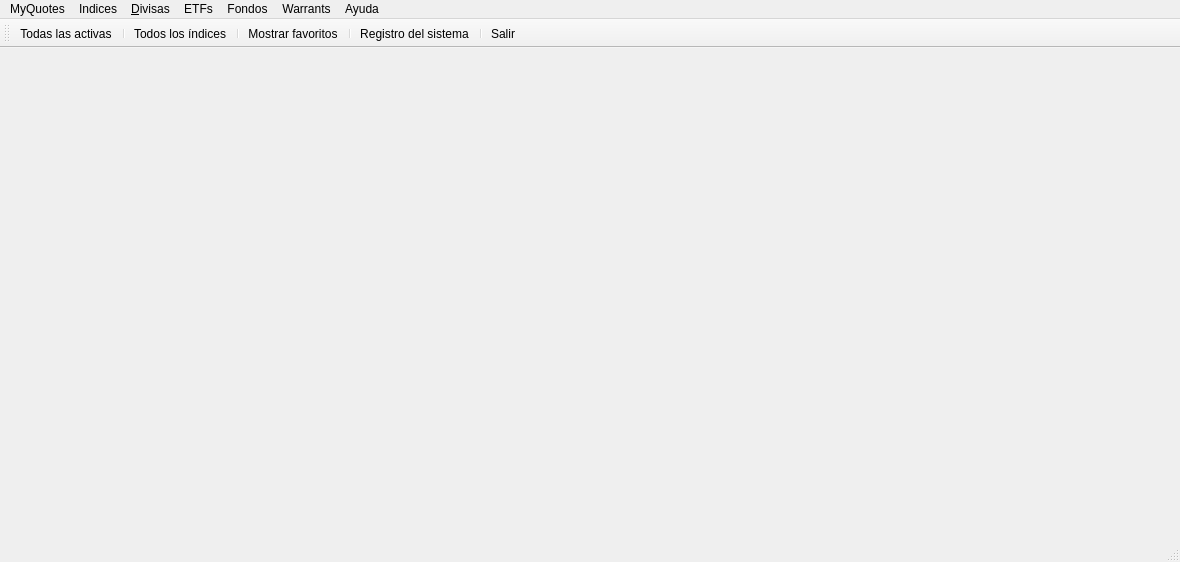
<?xml version="1.0" encoding="UTF-8"?>
<ui version="4.0">
 <author>Mariano Muñoz</author>
 <class>frmMain2</class>
 <widget class="QMainWindow" name="frmMain2">
  <property name="geometry">
   <rect>
    <x>0</x>
    <y>0</y>
    <width>1180</width>
    <height>562</height>
   </rect>
  </property>
  <property name="sizePolicy">
   <sizepolicy hsizetype="Expanding" vsizetype="Expanding">
    <horstretch>0</horstretch>
    <verstretch>0</verstretch>
   </sizepolicy>
  </property>
  <property name="cursor">
   <cursorShape>PointingHandCursor</cursorShape>
  </property>
  <property name="windowIcon">
   <iconset resource="../images/xulpymoney.qrc">
    <normaloff>:/xulpymoney/kmplot.jpg</normaloff>:/xulpymoney/kmplot.jpg</iconset>
  </property>
  <widget class="QWidget" name="central">
   <property name="enabled">
    <bool>true</bool>
   </property>
   <property name="sizePolicy">
    <sizepolicy hsizetype="Expanding" vsizetype="Expanding">
     <horstretch>0</horstretch>
     <verstretch>0</verstretch>
    </sizepolicy>
   </property>
   <layout class="QHBoxLayout" name="horizontalLayout">
    <item>
     <layout class="QVBoxLayout" name="layout"/>
    </item>
   </layout>
  </widget>
  <widget class="QMenuBar" name="menuBar">
   <property name="geometry">
    <rect>
     <x>0</x>
     <y>0</y>
     <width>1180</width>
     <height>25</height>
    </rect>
   </property>
   <widget class="QMenu" name="menuAyuda">
    <property name="title">
     <string>MyQuotes</string>
    </property>
    <widget class="QMenu" name="menuMantenimiento">
     <property name="title">
      <string>Informes</string>
     </property>
     <addaction name="actionDividendos"/>
     <addaction name="actionInversionesManual"/>
     <addaction name="actionInversionesDesaparecidas"/>
     <addaction name="actionInversionesSinActualizar"/>
     <addaction name="actionInversionesSinActualizarHistoricos"/>
     <addaction name="actionInversionesSinISIN"/>
     <addaction name="actionInversionesSinNombre"/>
    </widget>
    <addaction name="actionActive"/>
    <addaction name="separator"/>
    <addaction name="actionLog"/>
    <addaction name="separator"/>
    <addaction name="actionImportar"/>
    <addaction name="actionExportar"/>
    <addaction name="separator"/>
    <addaction name="menuMantenimiento"/>
    <addaction name="separator"/>
    <addaction name="actionSalir"/>
   </widget>
   <widget class="QMenu" name="menuIndices">
    <property name="title">
     <string>Indices</string>
    </property>
    <addaction name="actionCAC40"/>
    <addaction name="actionEurostoxx50"/>
    <addaction name="actionIbex35"/>
    <addaction name="actionMC"/>
    <addaction name="actionNasdaq100"/>
    <addaction name="actionSP500"/>
    <addaction name="actionXetra"/>
    <addaction name="separator"/>
    <addaction name="actionIndexes"/>
   </widget>
   <widget class="QMenu" name="menuFondos">
    <property name="title">
     <string>Fondos</string>
    </property>
    <widget class="QMenu" name="menuFrancia">
     <property name="title">
      <string>Francia</string>
     </property>
     <addaction name="actionGestoraCarmignac"/>
    </widget>
    <widget class="QMenu" name="menuEspa_a">
     <property name="title">
      <string>España</string>
     </property>
     <addaction name="actionGestoraAG"/>
     <addaction name="actionGestoraAhorroCorporation"/>
     <addaction name="actionGestoraAllianz"/>
     <addaction name="actionGestoraAlphaPlus"/>
     <addaction name="actionGestoraAmistra"/>
     <addaction name="actionGestoraAmundi"/>
     <addaction name="actionGestoraAtlasCapital"/>
     <addaction name="actionGestoraAviva"/>
     <addaction name="actionGestoraBancaja"/>
     <addaction name="actionGestoraBankinter"/>
     <addaction name="actionGestoraBankoa"/>
     <addaction name="actionGestoraBankpyme"/>
     <addaction name="actionGestoraBansabadell"/>
     <addaction name="actionGestoraBarclaysES"/>
     <addaction name="actionGestoraBBK"/>
     <addaction name="actionGestoraBBVA"/>
     <addaction name="actionGestoraGESMADRID"/>
     <addaction name="actionGestoraIbercaja"/>
     <addaction name="actionGestoraRenta4"/>
    </widget>
    <addaction name="menuEspa_a"/>
    <addaction name="menuFrancia"/>
    <addaction name="separator"/>
    <addaction name="actionFondos"/>
   </widget>
   <widget class="QMenu" name="menuETFs">
    <property name="title">
     <string>ETFs</string>
    </property>
    <addaction name="actionETF"/>
   </widget>
   <widget class="QMenu" name="menuWarrants">
    <property name="title">
     <string>Warrants</string>
    </property>
    <widget class="QMenu" name="menuFrancia_2">
     <property name="title">
      <string>Francia</string>
     </property>
     <widget class="QMenu" name="menuSociete_Generale">
      <property name="title">
       <string>Societe Generale</string>
      </property>
      <addaction name="actionSGWTurbo"/>
      <addaction name="actionSGWInline"/>
     </widget>
     <addaction name="menuSociete_Generale"/>
    </widget>
    <addaction name="menuFrancia_2"/>
    <addaction name="separator"/>
   </widget>
   <widget class="QMenu" name="menu_Divisas">
    <property name="title">
     <string>&amp;Divisas</string>
    </property>
    <addaction name="actionDivisas"/>
   </widget>
   <widget class="QMenu" name="menuMyQuotes">
    <property name="title">
     <string>Ayuda</string>
    </property>
    <addaction name="actionAcercaDe"/>
   </widget>
   <addaction name="menuAyuda"/>
   <addaction name="menuIndices"/>
   <addaction name="menu_Divisas"/>
   <addaction name="menuETFs"/>
   <addaction name="menuFondos"/>
   <addaction name="menuWarrants"/>
   <addaction name="menuMyQuotes"/>
  </widget>
  <widget class="QToolBar" name="toolBar">
   <property name="windowTitle">
    <string>toolBar</string>
   </property>
   <property name="iconSize">
    <size>
     <width>48</width>
     <height>33</height>
    </size>
   </property>
   <property name="toolButtonStyle">
    <enum>Qt::ToolButtonTextUnderIcon</enum>
   </property>
   <attribute name="toolBarArea">
    <enum>TopToolBarArea</enum>
   </attribute>
   <attribute name="toolBarBreak">
    <bool>false</bool>
   </attribute>
   <addaction name="actionActive"/>
   <addaction name="separator"/>
   <addaction name="actionIndexes"/>
   <addaction name="separator"/>
   <addaction name="actionFavoritos"/>
   <addaction name="separator"/>
   <addaction name="actionLog"/>
   <addaction name="separator"/>
   <addaction name="actionSalir"/>
  </widget>
  <widget class="QStatusBar" name="status"/>
  <action name="actionSalir">
   <property name="icon">
    <iconset resource="../images/xulpymoney.qrc">
     <normaloff>:/xulpymoney/exit.png</normaloff>:/xulpymoney/exit.png</iconset>
   </property>
   <property name="text">
    <string>S&amp;alir</string>
   </property>
  </action>
  <action name="actionAcercaDe">
   <property name="icon">
    <iconset resource="../images/xulpymoney.qrc">
     <normaloff>:/xulpymoney/kmplot.jpg</normaloff>:/xulpymoney/kmplot.jpg</iconset>
   </property>
   <property name="text">
    <string>&amp;Acerca de</string>
   </property>
  </action>
  <action name="actionInversionesSinISIN">
   <property name="icon">
    <iconset>
     <normaloff>:/images/configure.png</normaloff>:/images/configure.png</iconset>
   </property>
   <property name="text">
    <string>Inversiones sin ISIN</string>
   </property>
   <property name="toolTip">
    <string>Inversiones sin ISIN</string>
   </property>
  </action>
  <action name="actionIndexes">
   <property name="icon">
    <iconset resource="../images/xulpymoney.qrc">
     <normaloff>:/xulpymoney/kmplot.jpg</normaloff>:/xulpymoney/kmplot.jpg</iconset>
   </property>
   <property name="text">
    <string>Todos los índices</string>
   </property>
  </action>
  <action name="actionFondos">
   <property name="icon">
    <iconset>
     <normaloff>:/images/document-preview.png</normaloff>:/images/document-preview.png</iconset>
   </property>
   <property name="text">
    <string>Todos los fondos</string>
   </property>
  </action>
  <action name="actionETF">
   <property name="icon">
    <iconset>
     <normaloff>:/images/kmplot.jpg</normaloff>:/images/kmplot.jpg</iconset>
   </property>
   <property name="text">
    <string>Todos los ETF</string>
   </property>
  </action>
  <action name="actionIbex35">
   <property name="icon">
    <iconset resource="../images/xulpymoney.qrc">
     <normaloff>:/countries/spain.gif</normaloff>:/countries/spain.gif</iconset>
   </property>
   <property name="text">
    <string>Ibex 35</string>
   </property>
  </action>
  <action name="actionEurostoxx50">
   <property name="icon">
    <iconset resource="../images/xulpymoney.qrc">
     <normaloff>:/countries/eu.gif</normaloff>:/countries/eu.gif</iconset>
   </property>
   <property name="text">
    <string>Eurostoxx 50</string>
   </property>
  </action>
  <action name="actionSP500">
   <property name="icon">
    <iconset resource="../images/xulpymoney.qrc">
     <normaloff>:/countries/usa.gif</normaloff>:/countries/usa.gif</iconset>
   </property>
   <property name="text">
    <string>S&amp;&amp;P 500</string>
   </property>
  </action>
  <action name="actionGestoraBankinter">
   <property name="icon">
    <iconset>
     <normaloff>:/images/spain.gif</normaloff>:/images/spain.gif</iconset>
   </property>
   <property name="text">
    <string>Gestora Bankinter</string>
   </property>
  </action>
  <action name="actionGestoraCarmignac">
   <property name="icon">
    <iconset>
     <normaloff>:/images/france.gif</normaloff>:/images/france.gif</iconset>
   </property>
   <property name="text">
    <string>Gestora Carmignac</string>
   </property>
  </action>
  <action name="actionCAC40">
   <property name="icon">
    <iconset>
     <normaloff>:/images/france.gif</normaloff>:/images/france.gif</iconset>
   </property>
   <property name="text">
    <string>CAC 40</string>
   </property>
  </action>
  <action name="actionNasdaq100">
   <property name="icon">
    <iconset>
     <normaloff>:/images/usa.gif</normaloff>:/images/usa.gif</iconset>
   </property>
   <property name="text">
    <string>Nasdaq 100</string>
   </property>
  </action>
  <action name="actionMC">
   <property name="icon">
    <iconset>
     <normaloff>:/images/spain.gif</normaloff>:/images/spain.gif</iconset>
   </property>
   <property name="text">
    <string>Mercado Continuo</string>
   </property>
  </action>
  <action name="actionXetra">
   <property name="icon">
    <iconset>
     <normaloff>:/images/germany.gif</normaloff>:/images/germany.gif</iconset>
   </property>
   <property name="text">
    <string>Xetra</string>
   </property>
  </action>
  <action name="actionGestoraAhorroCorporation">
   <property name="icon">
    <iconset>
     <normaloff>:/images/spain.gif</normaloff>:/images/spain.gif</iconset>
   </property>
   <property name="text">
    <string>Gestora Ahorro Corporación</string>
   </property>
   <property name="toolTip">
    <string>Gestora Ahorro Corporación</string>
   </property>
  </action>
  <action name="actionGestoraAG">
   <property name="icon">
    <iconset>
     <normaloff>:/images/spain.gif</normaloff>:/images/spain.gif</iconset>
   </property>
   <property name="text">
    <string>Gestora A &amp;&amp; G</string>
   </property>
   <property name="toolTip">
    <string>Gestora A &amp;&amp; G</string>
   </property>
  </action>
  <action name="actionGestoraAllianz">
   <property name="icon">
    <iconset>
     <normaloff>:/images/spain.gif</normaloff>:/images/spain.gif</iconset>
   </property>
   <property name="text">
    <string>Gestora Allianz</string>
   </property>
   <property name="toolTip">
    <string>Gestora Allianz</string>
   </property>
  </action>
  <action name="actionGestoraGESMADRID">
   <property name="icon">
    <iconset>
     <normaloff>:/images/spain.gif</normaloff>:/images/spain.gif</iconset>
   </property>
   <property name="text">
    <string>Gestora GESMADRID</string>
   </property>
   <property name="toolTip">
    <string>Gestora GESMADRID</string>
   </property>
  </action>
  <action name="actionGestoraIbercaja">
   <property name="icon">
    <iconset>
     <normaloff>:/images/spain.gif</normaloff>:/images/spain.gif</iconset>
   </property>
   <property name="text">
    <string>Gestora Ibercaja Gestión</string>
   </property>
   <property name="toolTip">
    <string>Gestora Ibercaja Gestión</string>
   </property>
  </action>
  <action name="actionGestoraRenta4">
   <property name="icon">
    <iconset>
     <normaloff>:/images/spain.gif</normaloff>:/images/spain.gif</iconset>
   </property>
   <property name="text">
    <string>Gestora Renta 4</string>
   </property>
   <property name="toolTip">
    <string>Gestora Renta 4</string>
   </property>
  </action>
  <action name="actionInversionesSinNombre">
   <property name="icon">
    <iconset>
     <normaloff>:/images/configure.png</normaloff>:/images/configure.png</iconset>
   </property>
   <property name="text">
    <string>Inversiones sin nombre</string>
   </property>
   <property name="toolTip">
    <string>Inversiones sin nombre</string>
   </property>
  </action>
  <action name="actionGestoraBancaja">
   <property name="icon">
    <iconset>
     <normaloff>:/images/spain.gif</normaloff>:/images/spain.gif</iconset>
   </property>
   <property name="text">
    <string>Gestora Bancaja Fondos</string>
   </property>
   <property name="toolTip">
    <string>Gestora Bancaja Fondos</string>
   </property>
  </action>
  <action name="actionGestoraBBK">
   <property name="icon">
    <iconset>
     <normaloff>:/images/spain.gif</normaloff>:/images/spain.gif</iconset>
   </property>
   <property name="text">
    <string>Gestora BBK Gestión</string>
   </property>
   <property name="toolTip">
    <string>Gestora BBK Gestión</string>
   </property>
  </action>
  <action name="actionGestoraBBVA">
   <property name="icon">
    <iconset>
     <normaloff>:/images/spain.gif</normaloff>:/images/spain.gif</iconset>
   </property>
   <property name="text">
    <string>Gestora BBVA Asset Manager</string>
   </property>
   <property name="toolTip">
    <string>Gestora BBVA Asset Manager</string>
   </property>
  </action>
  <action name="actionGestoraAlphaPlus">
   <property name="icon">
    <iconset>
     <normaloff>:/images/spain.gif</normaloff>:/images/spain.gif</iconset>
   </property>
   <property name="text">
    <string>Gestora Alpha Plus</string>
   </property>
   <property name="toolTip">
    <string>Gestora Alpha Plus</string>
   </property>
  </action>
  <action name="actionGestoraAmistra">
   <property name="icon">
    <iconset>
     <normaloff>:/images/spain.gif</normaloff>:/images/spain.gif</iconset>
   </property>
   <property name="text">
    <string>Gestora Amistra SGIIC</string>
   </property>
   <property name="toolTip">
    <string>Gestora Amistra SGIIC</string>
   </property>
  </action>
  <action name="actionGestoraAmundi">
   <property name="icon">
    <iconset>
     <normaloff>:/images/spain.gif</normaloff>:/images/spain.gif</iconset>
   </property>
   <property name="text">
    <string>Gestora Amundi Iberia SGIIC</string>
   </property>
   <property name="toolTip">
    <string>Gestora Amundi Iberia SGIIC</string>
   </property>
  </action>
  <action name="actionGestoraAtlasCapital">
   <property name="icon">
    <iconset>
     <normaloff>:/images/spain.gif</normaloff>:/images/spain.gif</iconset>
   </property>
   <property name="text">
    <string>Gestora Atlas Capital</string>
   </property>
   <property name="toolTip">
    <string>Gestora Atlas Capital</string>
   </property>
  </action>
  <action name="actionInversionesSinActualizar">
   <property name="icon">
    <iconset>
     <normaloff>:/images/configure.png</normaloff>:/images/configure.png</iconset>
   </property>
   <property name="text">
    <string>Inversiones sin actualizar</string>
   </property>
   <property name="toolTip">
    <string>Inversiones sin actualizar</string>
   </property>
  </action>
  <action name="actionGestoraAviva">
   <property name="icon">
    <iconset>
     <normaloff>:/images/spain.gif</normaloff>:/images/spain.gif</iconset>
   </property>
   <property name="text">
    <string>Gestora Aviva Gestión</string>
   </property>
   <property name="toolTip">
    <string>Gestora Aviva Gestión</string>
   </property>
  </action>
  <action name="actionGestoraBankoa">
   <property name="icon">
    <iconset>
     <normaloff>:/images/spain.gif</normaloff>:/images/spain.gif</iconset>
   </property>
   <property name="text">
    <string>Gestora Bankoa Gestión</string>
   </property>
   <property name="toolTip">
    <string>Gestora Bankoa Gestión</string>
   </property>
  </action>
  <action name="actionGestoraBankpyme">
   <property name="icon">
    <iconset>
     <normaloff>:/images/spain.gif</normaloff>:/images/spain.gif</iconset>
   </property>
   <property name="text">
    <string>Gestora Bankpyme</string>
   </property>
   <property name="toolTip">
    <string>Gestora Bankpyme</string>
   </property>
  </action>
  <action name="actionGestoraBansabadell">
   <property name="icon">
    <iconset>
     <normaloff>:/images/spain.gif</normaloff>:/images/spain.gif</iconset>
   </property>
   <property name="text">
    <string>Gestora Bansabadell Inversión</string>
   </property>
   <property name="toolTip">
    <string>Gestora Bansabadell Inversión</string>
   </property>
  </action>
  <action name="actionInversionesDesaparecidas">
   <property name="icon">
    <iconset>
     <normaloff>:/images/configure.png</normaloff>:/images/configure.png</iconset>
   </property>
   <property name="text">
    <string>Inversiones desaparecidas</string>
   </property>
   <property name="toolTip">
    <string>Inversiones desaparecidas</string>
   </property>
  </action>
  <action name="actionGestoraBarclaysES">
   <property name="icon">
    <iconset>
     <normaloff>:/images/spain.gif</normaloff>:/images/spain.gif</iconset>
   </property>
   <property name="text">
    <string>Gestora Barclays Wealth Manager España</string>
   </property>
   <property name="toolTip">
    <string>Gestora Barclays Wealth Manager España</string>
   </property>
  </action>
  <action name="actionLog">
   <property name="icon">
    <iconset resource="../images/xulpymoney.qrc">
     <normaloff>:/xulpymoney/history2.png</normaloff>:/xulpymoney/history2.png</iconset>
   </property>
   <property name="text">
    <string>Registro del sistema</string>
   </property>
   <property name="toolTip">
    <string>Registro del sistema</string>
   </property>
  </action>
  <action name="actionExportar">
   <property name="icon">
    <iconset>
     <normaloff>:/images/configure.png</normaloff>:/images/configure.png</iconset>
   </property>
   <property name="text">
    <string>Exportar tabla quotes</string>
   </property>
   <property name="toolTip">
    <string>Exportar tabla quotes</string>
   </property>
  </action>
  <action name="actionImportar">
   <property name="icon">
    <iconset>
     <normaloff>:/images/configure.png</normaloff>:/images/configure.png</iconset>
   </property>
   <property name="text">
    <string>Importar tabla quotes</string>
   </property>
   <property name="toolTip">
    <string>Importar tabla quotes</string>
   </property>
  </action>
  <action name="actionSGWInline">
   <property name="icon">
    <iconset>
     <normaloff>:/images/france.gif</normaloff>:/images/france.gif</iconset>
   </property>
   <property name="text">
    <string>Warrants Inline</string>
   </property>
   <property name="toolTip">
    <string>Warrants Inline</string>
   </property>
  </action>
  <action name="actionSGWTurbo">
   <property name="icon">
    <iconset>
     <normaloff>:/images/france.gif</normaloff>:/images/france.gif</iconset>
   </property>
   <property name="text">
    <string>Turbo Warrants</string>
   </property>
   <property name="toolTip">
    <string>Turbo Warrants</string>
   </property>
  </action>
  <action name="actionInversionesManual">
   <property name="icon">
    <iconset>
     <normaloff>:/images/document-edit.png</normaloff>:/images/document-edit.png</iconset>
   </property>
   <property name="text">
    <string>Inversiones de edición manual</string>
   </property>
   <property name="toolTip">
    <string>Inversiones de edición manual</string>
   </property>
  </action>
  <action name="actionDivisas">
   <property name="icon">
    <iconset resource="../images/xulpymoney.qrc">
     <normaloff>:/xulpymoney/Money.png</normaloff>:/xulpymoney/Money.png</iconset>
   </property>
   <property name="text">
    <string>Todas las divisas</string>
   </property>
   <property name="toolTip">
    <string>Todas las divisas</string>
   </property>
  </action>
  <action name="actionFavoritos">
   <property name="icon">
    <iconset resource="../images/xulpymoney.qrc">
     <normaloff>:/xulpymoney/star.png</normaloff>:/xulpymoney/star.png</iconset>
   </property>
   <property name="text">
    <string>Mostrar favoritos</string>
   </property>
   <property name="toolTip">
    <string>Muestra los productos favoritos
seleccionados por el usuario</string>
   </property>
  </action>
  <action name="actionInversionesSinActualizarHistoricos">
   <property name="icon">
    <iconset>
     <normaloff>:/images/history.png</normaloff>:/images/history.png</iconset>
   </property>
   <property name="text">
    <string>Inversiones sin actualizar históricos</string>
   </property>
   <property name="toolTip">
    <string>Inversiones sin actualizar históricos</string>
   </property>
  </action>
  <action name="actionActive">
   <property name="icon">
    <iconset resource="../images/xulpymoney.qrc">
     <normaloff>:/xulpymoney/star.png</normaloff>:/xulpymoney/star.png</iconset>
   </property>
   <property name="text">
    <string>Todas las activas</string>
   </property>
   <property name="toolTip">
    <string>Todas las activas</string>
   </property>
  </action>
  <action name="actionDividendos">
   <property name="icon">
    <iconset>
     <normaloff>:/images/dinero.png</normaloff>:/images/dinero.png</iconset>
   </property>
   <property name="text">
    <string>Mayores dividendos</string>
   </property>
   <property name="toolTip">
    <string>Mayores dividendos</string>
   </property>
  </action>
 </widget>
 <resources>
  <include location="../images/xulpymoney.qrc"/>
 </resources>
 <connections>
  <connection>
   <sender>actionSalir</sender>
   <signal>activated()</signal>
   <receiver>frmMain2</receiver>
   <slot>close()</slot>
   <hints>
    <hint type="sourcelabel">
     <x>-1</x>
     <y>-1</y>
    </hint>
    <hint type="destinationlabel">
     <x>589</x>
     <y>280</y>
    </hint>
   </hints>
  </connection>
 </connections>
</ui>
